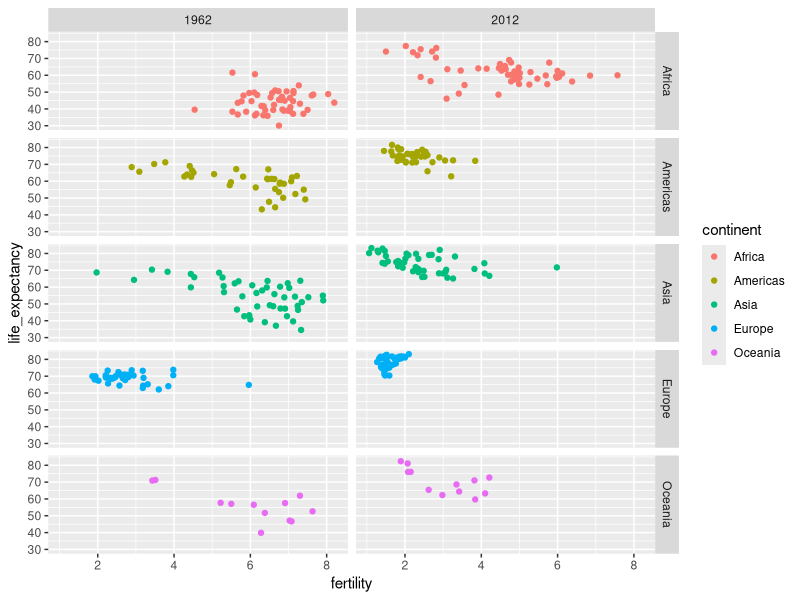
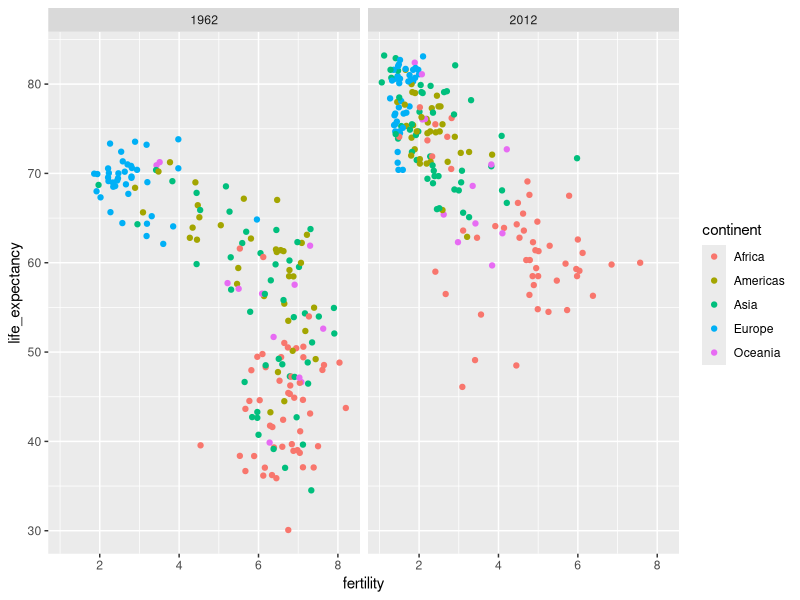
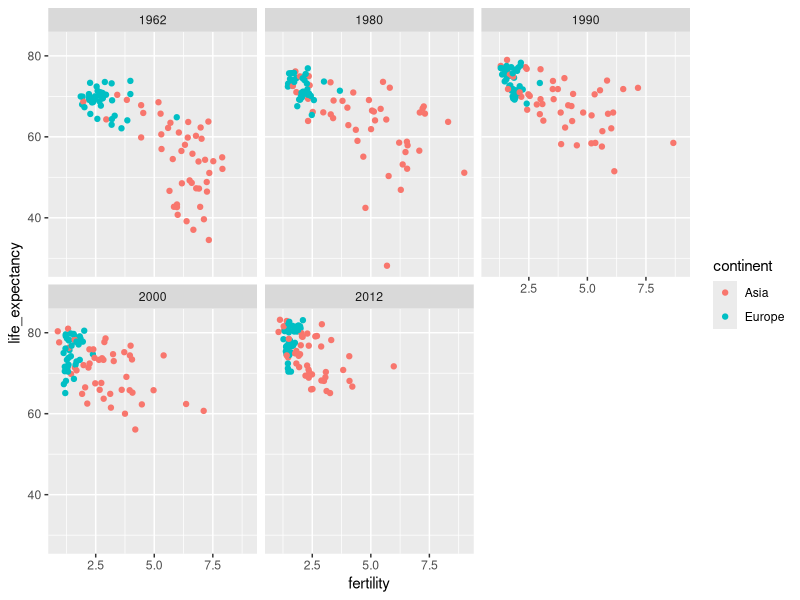

Recreate these plots in R, in order.
# load and inspect gapminder data
library(tidyverse)
library(dslabs)
data(gapminder)
head(gapminder)


# facet by continent and year
filter(gapminder, year %in% c(1962, 2012)) %>%
  ggplot(aes(fertility, life_expectancy, col = continent)) +
  geom_point() +
  facet_grid(continent ~ year)

# facet by year only
filter(gapminder, year %in% c(1962, 2012)) %>%
  ggplot(aes(fertility, life_expectancy, col = continent)) +
  geom_point() +
  facet_grid(. ~ year)

# facet by year, plots wrapped onto multiple rows
years <- c(1962, 1980, 1990, 2000, 2012)
continents <- c("Europe", "Asia")
gapminder %>%
  filter(year %in% years & continent %in% continents) %>%
  ggplot(aes(fertility, life_expectancy, col = continent)) +
  geom_point() +
  facet_wrap(~year)
